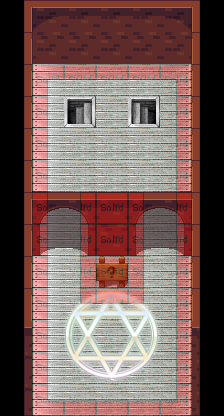

This is a level from a 2D game, rendered from its Tiled map with the project's own tilesets. A one-line summary and the map file follow, with tile-layer data summarised:
An orthogonal 7x13 tile map with 32x32 px tiles, 6 tile layers (ground, circle & panel, wall, stair, ...), 5 tilesets and 3 objects (2x change-map, panel).

<map version="1.0" orientation="orthogonal" width="7" height="13" tilewidth="32" tileheight="32">
 <tileset firstgid="1" name="floor" tilewidth="32" tileheight="32">
  <image source="tuiles/floor.png" width="256" height="256" />
 </tileset>
 <tileset firstgid="65" name="floor" tilewidth="32" tileheight="32">
  <image source="tuiles/floor1.png" width="512" height="512" />
 </tileset>
 <tileset firstgid="321" name="logic" tilewidth="32" tileheight="32">
  <image source="tuiles/logic.png" width="160" height="160" />
 </tileset>
 <tileset firstgid="346" name="dungeon" tilewidth="32" tileheight="32">
  <image source="tuiles/dungeon.png" width="416" height="256" />
 </tileset>
 <tileset firstgid="450" name="panel" tilewidth="32" tileheight="32">
  <image source="tuiles/panel.png" width="512" height="512" />
 </tileset>
 <layer name="ground" width="7" height="13">
  <data>[91 cells, 65 non-empty, 4 distinct tile ids]</data>
 </layer>
 <layer name="circle &amp; panel" width="7" height="13">
  <data>[91 cells, 10 non-empty, 10 distinct tile ids]</data>
 </layer>
 <layer name="wall" width="7" height="13">
  <data>[91 cells, 38 non-empty, 14 distinct tile ids]</data>
 </layer>
 <layer name="stair" width="7" height="13">
  <data>[91 cells, 2 non-empty, 2 distinct tile ids]</data>
 </layer>
 <layer name="background" width="7" height="13">
  <data>[91 cells, 8 non-empty, 4 distinct tile ids]</data>
 </layer>
 <layer name="logic" width="7" height="13" opacity="0.3">
  <data>[91 cells, 40 non-empty, 11 distinct tile ids]</data>
 </layer>
 <objectgroup name="trigger" width="7" height="13">
  <object name="go Trap" type="change-map" x="66" y="97" width="27" height="28">
   <properties>
    <property name="dest-map" value="Trap.tmx" />
    <property name="dest-x" value="1024" />
    <property name="dest-y" value="336" />
   </properties>
  </object>
  <object name="go Boss" type="change-map" x="130" y="95" width="28" height="30">
   <properties>
    <property name="dest-map" value="Boss.tmx" />
    <property name="dest-x" value="128" />
    <property name="dest-y" value="272" />
   </properties>
  </object>
  <object name="panel" type="panel" x="96" y="275" width="31" height="22" />
 </objectgroup>
</map>
